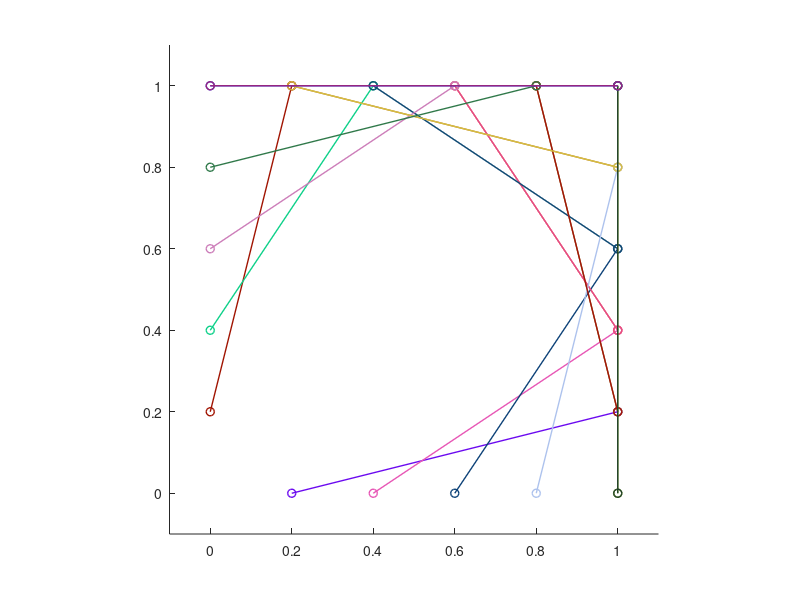

MATLAB code for this plot:
clc;clear all;close all;
n=input('please insert your number ');
hold on
axis([-0.1 1.1 -0.1 1.1]);
axis square;
for ii=1:n
    plot([ii/n,1],[0,ii/n],'-o','color',[rand,rand,rand]...
        ,'linewidth',1)
    plot([ii/n,1],[1,1-ii/n],'-o','color',[rand,rand,rand]...
         ,'linewidth',1)
    plot([1,1-ii/n],[ii/n,1],'-o','color',[rand,rand,rand]... 
         ,'linewidth',1)
    plot([0,ii/n],[ii/n,1],'-o','color',[rand,rand,rand]...
         ,'linewidth',1)
    pause(0.1)
end
